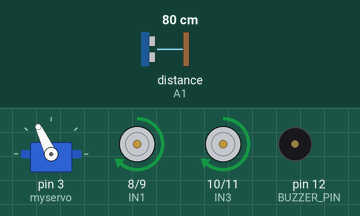
The sketch below on a simulated Arduino Uno, built with avr-gcc and run on an emulated ATmega328P. Parts: servo, motor-driver pin pairs drawn as motors (green arrow = first pin HIGH = forward, orange = second pin HIGH = backward, longer = more drive, scaled by the enable pin), buzzer (waves = sounding). Wiring (inferred from the names in the program): ultrasonic range finder: trigger A0; echo A1. The inputs (shaded band) are chosen by the test bench; at power-on: distance to the obstacle (sensor on A1) 80 cm. The echo pulse lasts 58.3 µs per cm.

Above: at 3.2 s.
3.3 s: distance to the obstacle (sensor on A1) set to 30 cm
4.8 s: distance to the obstacle (sensor on A1) set to 25 cm
At 5.6 s:
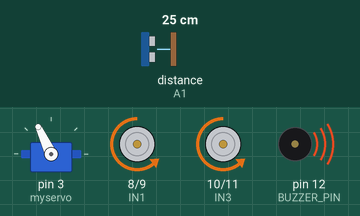
7.8 s: distance to the obstacle (sensor on A1) set to 35 cm
At 8.6 s:
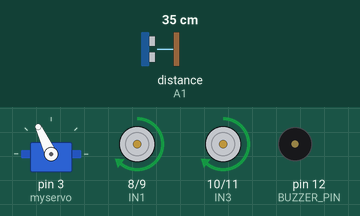
9.4 s: distance to the obstacle (sensor on A1) set to 2 cm
At 11.1 s:
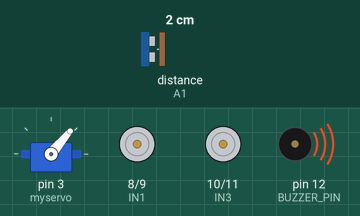
Timing chart, 0 to 13.4 s (numbered marks = the images above; inputs shaded):
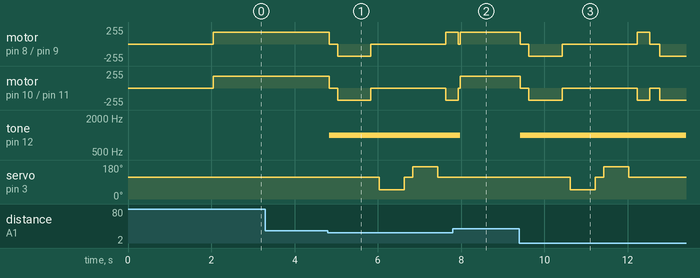

Measured:
- the behaviour switches between 27 and 26 cm on distance to the obstacle (sensor on A1) (found by bisection; images 0 and 1)
- after the input at 3.3 s, every drawn part: stays the same
- after the input at 4.8 s, motor on pin 8 (IN1) / pin 9 (IN2): forward 180/255 → stopped at once, → backward 180/255 0.20 s later, → stopped 0.80 s later, → forward 180/255 1.8 s later; motor on pin 10 (IN3) / pin 11 (IN4): forward 180/255 → stopped at once, → backward 180/255 0.20 s later, → stopped 0.80 s later, → backward 180/255 1.8 s later
- after the input at 7.8 s, tone on pin 12 (BUZZER_PIN): 1000 Hz → silent after 0.18 s; servo on pin 3 (myservo): stays 115° (without the input it goes to 50° after 1.4 s)

The sketch:

p14av-carrito.ino
```cpp
#include <Servo.h> // SE DEFINE AL SERVOMOTOR

#define TRIG_PIN A0 // SE DEFINE EL SENSOR ULTRASONICO, TRIG VA AL PIN A0 DEL ARDUINO UNO.
#define ECHO_PIN A1 // SE DEFINE EL SENSOR ULTRASONICO, ECHO VA AL PIN A1 ARDUINO UNO.
#define MAX_DISTANCE 200

Servo myservo; // Crear un objeto servo

boolean goesForward = true; // Comienza avanzando
int distance = 100;
int speedSet = 180; // Velocidad del motor (ajustada a 180 para ambos motores)

const int ENA = 5; // Enable pin for motor A
const int IN1 = 8; // Motor A input 1
const int IN2 = 9; // Motor A input 2
const int ENB = 6; // Enable pin for motor B
const int IN3 = 10; // Motor B input 1
const int IN4 = 11; // Motor B input 2
const int BUZZER_PIN = 12; // Pin para el buzzer

void setup() {
  myservo.attach(3); // PIN PWM DEL SERVO VA AL PIN 3 DEL ARDUINO UNO.
  myservo.write(115); // Posicionar el servomotor en el centro
  delay(2000);
  pinMode(ENA, OUTPUT);
  pinMode(IN1, OUTPUT);
  pinMode(IN2, OUTPUT);
  pinMode(ENB, OUTPUT);
  pinMode(IN3, OUTPUT);
  pinMode(IN4, OUTPUT);

  pinMode(TRIG_PIN, OUTPUT);
  pinMode(ECHO_PIN, INPUT);

  pinMode(BUZZER_PIN, OUTPUT); // Configuración del pin del buzzer

  Serial.begin(9600);
}

void loop() {
  int distanceR = 0;
  int distanceL = 0;
  delay(40);

  distance = readPing();

  if (distance <= 25) { // Detecta obstáculos a menos de 25 cm
    tone(BUZZER_PIN, 1000); // Emite un sonido con el buzzer
    moveStop();
    delay(200);
    moveBackward(); // Retrocede si encuentra un obstáculo
    delay(800);

    moveStop();
    delay(200);
    distanceR = lookRight();
    delay(200);
    distanceL = lookLeft();
    delay(200);

    if (distanceR >= distanceL) {
      turnRight();
      moveStop();
    } else {
      turnLeft();
      moveStop();
    }
  } else {
    noTone(BUZZER_PIN); // Apaga el sonido del buzzer si no hay obstáculos
    moveForward(); // Avanzar si no hay obstáculos
  }
}

int lookRight() {
  myservo.write(50); // Girar a la derecha
  delay(500);
  int distance = readPing();
  delay(100);
  myservo.write(115); // Volver al centro
  return distance;
}

int lookLeft() {
  myservo.write(170); // Girar a la izquierda
  delay(500);
  int distance = readPing();
  delay(100);
  myservo.write(115); // Volver al centro
  return distance;
}

int readPing() {
  long duration;
  int distance;
  digitalWrite(TRIG_PIN, LOW);
  delayMicroseconds(2);
  digitalWrite(TRIG_PIN, HIGH);
  delayMicroseconds(10);
  digitalWrite(TRIG_PIN, LOW);
  duration = pulseIn(ECHO_PIN, HIGH);
  distance = duration * 0.034 / 2;
  if (distance == 0) {
    distance = 250; // Valor predeterminado para distancia fuera de rango
  }
  return distance;
}

void moveStop() {
  analogWrite(ENA, 0);
  analogWrite(ENB, 0);
  digitalWrite(IN1, LOW);
  digitalWrite(IN2, LOW);
  digitalWrite(IN3, LOW);
  digitalWrite(IN4, LOW);
}

void moveForward() { // CARRITO AVANZA
  analogWrite(ENA, speedSet);
  digitalWrite(IN1, HIGH);
  digitalWrite(IN2, LOW);
  analogWrite(ENB, speedSet);
  digitalWrite(IN3, HIGH);
  digitalWrite(IN4, LOW);
}

void moveBackward() { // HACIA ATRAS
  analogWrite(ENA, speedSet);
  digitalWrite(IN1, LOW);
  digitalWrite(IN2, HIGH);
  analogWrite(ENB, speedSet);
  digitalWrite(IN3, LOW);
  digitalWrite(IN4, HIGH);
}

void turnRight() { // GIRA A LA DERECHA Y AVANZA
  analogWrite(ENA, speedSet);
  digitalWrite(IN1, HIGH);
  digitalWrite(IN2, LOW);
  analogWrite(ENB, speedSet);
  digitalWrite(IN3, LOW);
  digitalWrite(IN4, HIGH);
  delay(300);
  moveForward();
}

void turnLeft() { // GIRA A LA IZQUIERDA Y AVANZA
  analogWrite(ENA, speedSet);
  digitalWrite(IN1, LOW);
  digitalWrite(IN2, HIGH);
  analogWrite(ENB, speedSet);
  digitalWrite(IN3, HIGH);
  digitalWrite(IN4, LOW);
  delay(300);
  moveForward();
}
```
